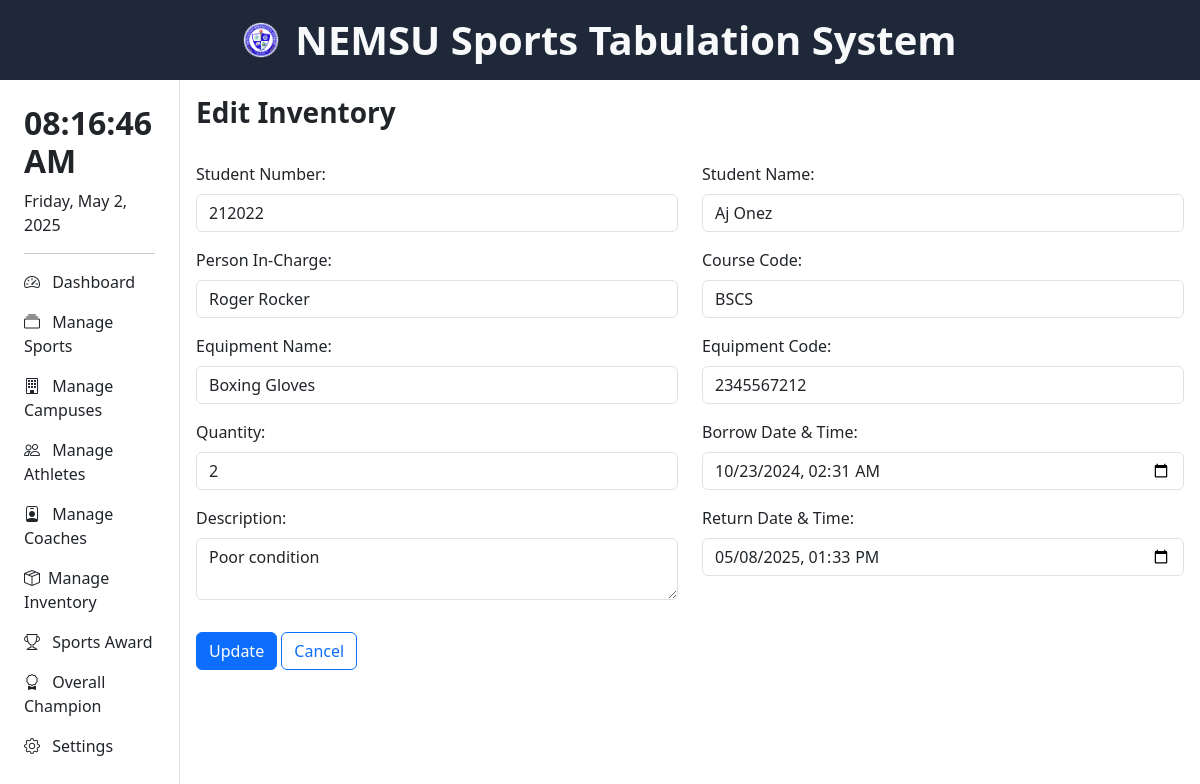
Page /pages/edit_inventory.php?id=4 (signed in) on the committed database.
### tables this page shows
CREATE TABLE `inventory` (
  `id` int(11) NOT NULL,
  `person_incharge` varchar(200) NOT NULL,
  `equipment_name` varchar(255) NOT NULL,
  `quantity` int(11) NOT NULL,
  `description` text DEFAULT NULL,
  `student_name` varchar(100) DEFAULT NULL,
  `student_number` varchar(20) DEFAULT NULL,
  `course_code` varchar(10) DEFAULT NULL,
  `equipment_code` varchar(20) DEFAULT NULL,
  `borrow_date_time` datetime DEFAULT NULL,
  `return_date_time` datetime DEFAULT NULL
);

### pages/edit_inventory.php (the view, shortened to what this page needs)
<html lang="en">
<head>
    <?php include '../header.php'; ?>
</head>
<body>
    <div>
        <?php include 'head_nav.php'; ?>
        <div style="height: 90vh;" class="d-flex flex-row">
            <div style="width: 15%">
                <?php include 'navigation.php'; ?>
            </div>
            <div style="width: 85%">
                <div class="container p-3">
                <div class="d-flex justify-content-between align-items-center mb-4">
                    <h3 class="fw-bold">Edit Inventory</h3>
                </div>
                <div style="overflow-y: auto; max-height: 70vh;">
                <div class="row">
                    <?php
                        $id = $_GET['id'];
                        $query = "SELECT id, student_number, person_incharge, equipment_name, quantity, description, student_name, course_code, equipment_code, borrow_date_time, return_date_time FROM inventory WHERE id = ?";
                        $stmt = $conn->prepare($query);
                        $stmt->bind_param("i", $id);
                        $stmt->execute();
                        $result = $stmt->get_result();
                        $inventory = $result->fetch_assoc();
                    ?>
                    <form action="update_inventory.php?id=<?php echo htmlspecialchars($id); ?>" method="post">
                        <div class="row">
                            <div class="col-md-6">
                                <div class="mb-3">
                                    <label for="student_number" class="form-label">Student Number:</label>
                                    <input type="text" id="student_number" name="student_number" class="form-control" value="<?php echo htmlspecialchars($inventory['student_number']); ?>" required>
                                </div>
                                <div class="mb-3">
                                    <label for="person_incharge" class="form-label">Person In-Charge:</label>
                                    <input type="text" id="person_incharge" name="person_incharge" class="form-control" value="<?php echo htmlspecialchars($inventory['person_incharge']); ?>" required>
                                </div>
                                <div class="mb-3">
                                    <label for="equipment_name" class="form-label">Equipment Name:</label>
                                    <input type="text" id="equipment_name" name="equipment_name" class="form-control" value="<?php echo htmlspecialchars($inventory['equipment_name']); ?>" required>
                                </div>
                                <div class="mb-3">
                                    <label for="quantity" class="form-label">Quantity:</label>
                                    <input type="number" id="quantity" name="quantity" class="form-control" value="<?php echo htmlspecialchars($inventory['quantity']); ?>" required>
                                </div>
                                <div class="mb-3">
                                    <label for="description" class="form-label">Description:</label>
                                    <textarea id="description" name="description" class="form-control" required><?php echo htmlspecialchars($inventory['description']); ?></textarea>
                                </div>
                            </div>
                            <div class="col-md-6">
                                <div class="mb-3">
                                    <label for="student_name" class="form-label">Student Name:</label>
                                    <input type="text" id="student_name" name="student_name" class="form-control" value="<?php echo htmlspecialchars($inventory['student_name']); ?>" required>
                                </div>
                                <div class="mb-3">
                                    <label for="course_code" class="form-label">Course Code:</label>
                                    <input type="text" id="course_code" name="course_code" class="form-control" value="<?php echo htmlspecialchars($inventory['course_code']); ?>" required>
                                </div>
                                <div class="mb-3">
                                    <label for="equipment_code" class="form-label">Equipment Code:</label>
                                    <input type="text" id="equipment_code" name="equipment_code" class="form-control" value="<?php echo htmlspecialchars($inventory['equipment_code']); ?>" required>
                                </div>
                                <div class="mb-3">
                                    <label for="borrow_date_time" class="form-label">Borrow Date & Time:</label>
                                    <input type="datetime-local" id="borrow_date_time" name="borrow_date_time" class="form-control" value="<?php echo htmlspecialchars($inventory['borrow_date_time']); ?>" required>
                                </div>
                                <div class="mb-3">
                                    <label for="return_date_time" class="form-label">Return Date & Time:</label>
                                    <input type="datetime-local" id="return_date_time" name="return_date_time" class="form-control" value="<?php echo htmlspecialchars($inventory['return_date_time']); ?>" required>
                                </div>
                            </div>
                        </div>
                        <div class="mt-3">
                            <button type="submit" class="btn btn-primary">Update</button>
                            <a href="manage_inventory.php" class="btn text-primary border-primary">Cancel</a>
                        </div>
                    </form>
                </div>
                </div>
            </div>
        </div>
    </div>
</body>
</html>

### rows in the picture
inventory: student_number "212022", person_incharge "Roger Rocker", equipment_name "Boxing Gloves", quantity "2", description "Poor condition", student_name "Aj Onez", course_code "BSCS", equipment_code "2345567212", borrow_date_time "10/23/2024 02:31", return_date_time "05/08/2025 13:33"
